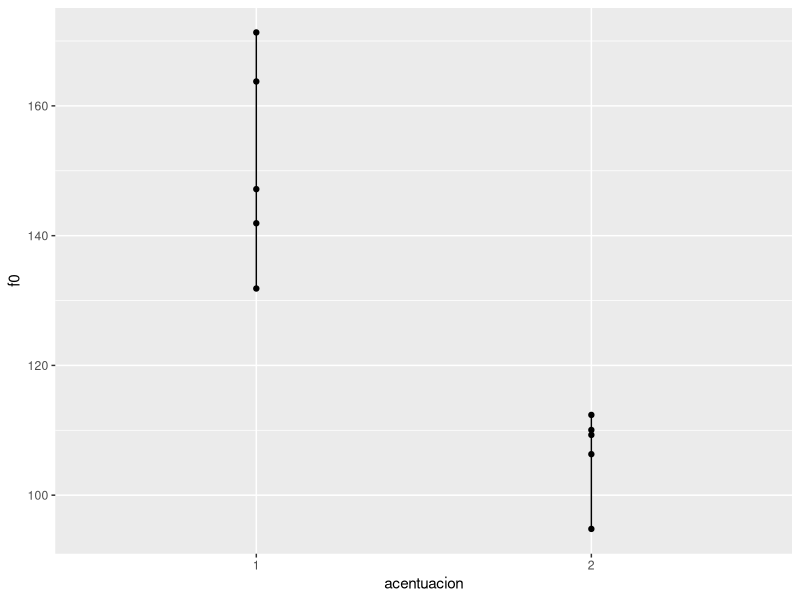
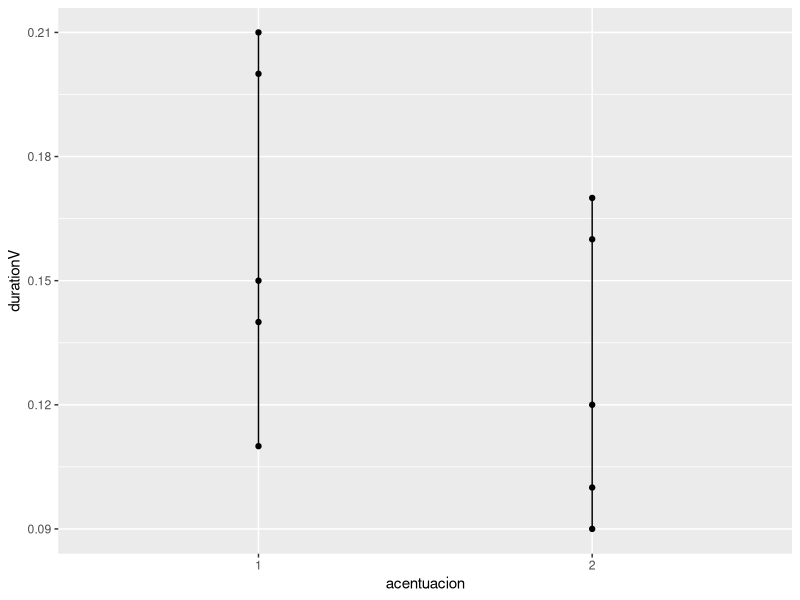
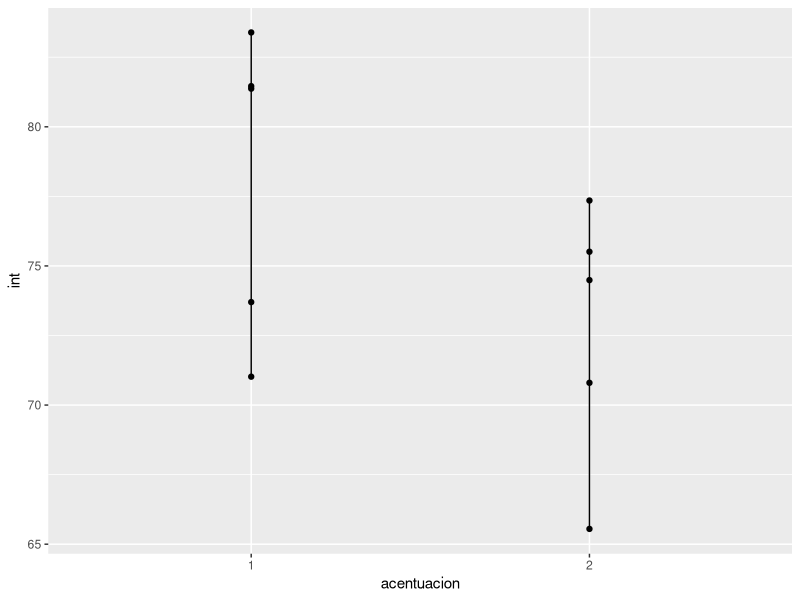

Write R code to recreate these figures, in order.
## ---- chunk 1
knitr::opts_chunk$set(echo = TRUE)
## ---- chunk 2
library(tidyverse)
Dataframe_1 = read_csv("data/data.csv")
## ---- chunk 3
Dataframe_2 = separate(data = Dataframe_1, col = info, into = c("verbo", "acentuacion"), sep = "_") 
Dataframe_2
## ---- chunk 4
Dataframe_2 %>%
group_by(acentuacion) %>%
summarise(promedio_duracion = mean(durationV), promedio_f0 = mean(f0), promedio_intensidad = mean(int)) 
## ---- chunk 5
id1 = 1:nrow(Dataframe_2)
ggplot(data = Dataframe_2, aes(x = acentuacion ,y=f0)) + # data, variables, tipo de grafico 
  geom_line() +
  geom_point()
## ---- chunk 6
id1 = 1:nrow(Dataframe_2)
ggplot(data = Dataframe_2, aes(x = acentuacion ,y=durationV)) + # data, variables, tipo de grafico
  geom_line() +
  geom_point()  
## ---- chunk 7
id1 = 1:nrow(Dataframe_2)
ggplot(data = Dataframe_2, aes(x = acentuacion ,y=int)) + # data, variables, tipo de grafico
  geom_line() +
  geom_point() 
